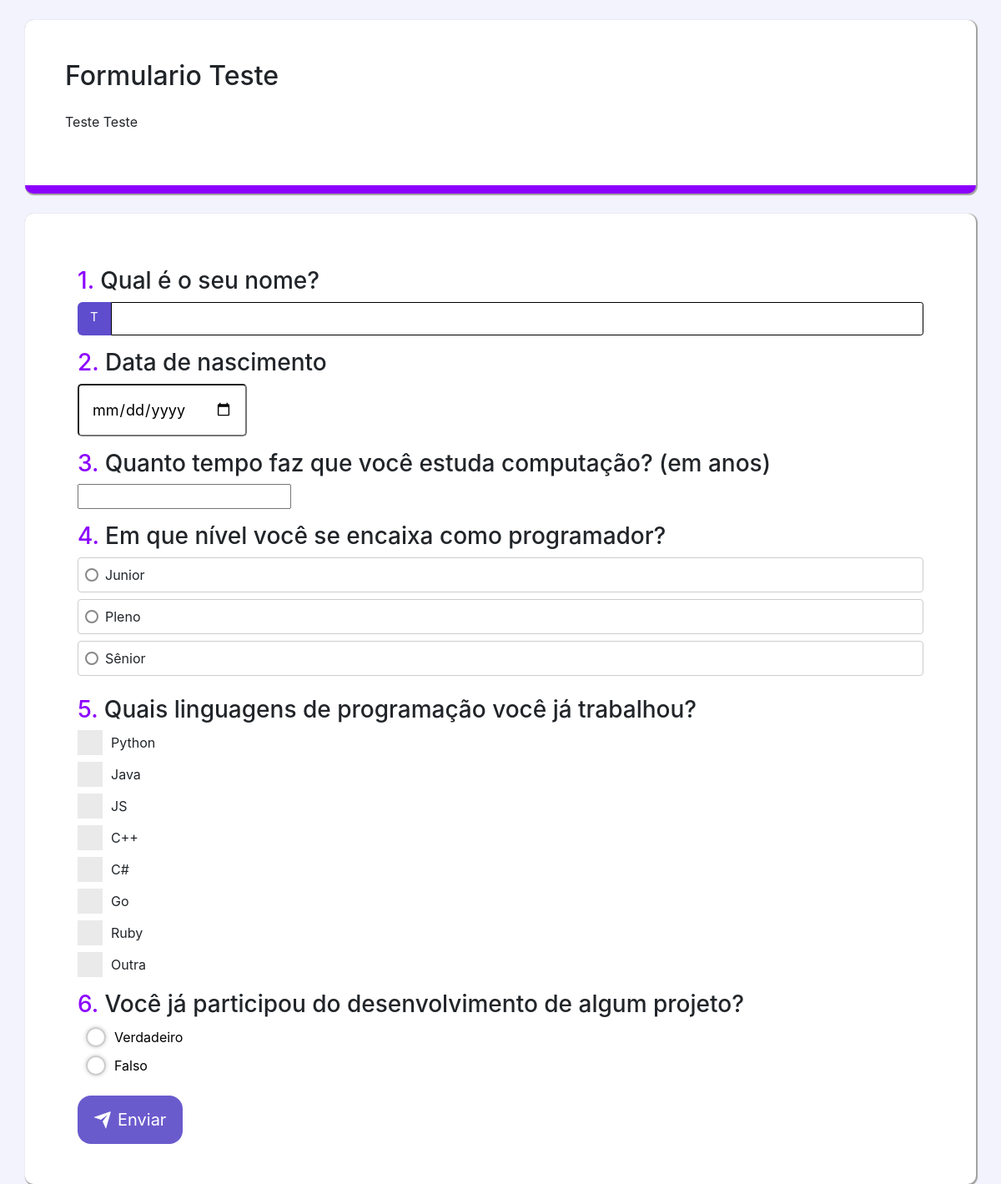
Screenshot of /formulario/responder_formulario/48/ with the database file from the repository.
### formulario/models.py (models this page shows, shortened)
class FormDinamico(models.Model):
    nome = models.CharField(max_length=60)
    descricao = models.CharField(max_length=500)
    data_criacao = models.DateField()
    user = models.ForeignKey(User, default=None, on_delete=models.CASCADE)

class Questao(models.Model):
    TIPOS_DE_QUESTAO = [
        ('escolha_unica', 'Escolha Única'),
        ('multipla_escolha', 'Escolha Múltipla'),
        ('texto', 'Texto'),
        ('true_false', 'Verdadeiro ou Falso'),
        ('data', 'Data'),
        ('numero', 'Número'),
    ]
    questao_texto = models.CharField(max_length=255)
    tipo = models.CharField(max_length=20, choices=TIPOS_DE_QUESTAO)
    formulario = models.ForeignKey(FormDinamico, on_delete=models.CASCADE)
    itens = models.JSONField(max_length=1000, blank=True, null=True)

### formulario/views.py (the view, shortened to what this page needs)
# urls.py: path('responder_formulario/<int:formulario_id>/', views.responder_formulario_view, name='responder_formulario'),
def responder_formulario_view(request, formulario_id):
    if request.method == 'GET':
        formulario = FormDinamico.objects.get(id=formulario_id)
        context = {
            'formulario_id': formulario.id,
            'nome': formulario.nome,
            'descricao': formulario.descricao,
            'questoes': [],
        }
        questoes = Questao.objects.filter(formulario_id=formulario.id)
        for questao in questoes:
            questao_dict = {}
            questao_dict['questao_id'] = questao.id
            questao_dict['questao_texto'] = questao.questao_texto
            questao_dict['tipo'] = questao.tipo
            if questao.tipo == 'escolha_unica' or questao.tipo == 'multipla_escolha':
                questao_dict['itens'] = json.loads(questao.itens)
            context['questoes'].append(questao_dict)
        return render(request, 'responder_formulario.html', context)

### formulario/templates/responder_formulario.html (shortened to what this page needs)
{% load static %}
<!DOCTYPE html>
<html lang="en">
<head>
    <link rel="stylesheet" href="https://stackpath.bootstrapcdn.com/bootstrap/4.5.2/css/bootstrap.min.css">
    <link rel="stylesheet" href="{% static 'formulario/responder_formulario.css' %}">
</head>
<body>
<div class="container mt-4 formulario p-5 container-titulo">
        <h2 class="mb-4 titulo">{{ nome }}</h2>
        <p>{{ descricao }}</p>
</div>
<div class="container mt-4 formulario p-5">
    <div class="container questoes">
        <form id="resposta" method="post" action="{% url 'responder_formulario' formulario_id=formulario_id%}">
            {% for questao in questoes %}
                <h3 class="mt-3"><span class="counter">{{ forloop.counter }}.</span> {{ questao.questao_texto }}</h3>
                {% if questao.tipo ==  'texto' %}
                    <div class="input-group input-group-sm mb-3">
                        <span class="span-text">T</span>
                        <input type="text" class="form-control input-text" name="resposta_{{ questao.questao_id }}" required>
                    </div>
                {% elif questao.tipo ==  'escolha_unica' %}
                <div class="radio-group">
                    {% for item in questao.itens %}
                        <label class="radio-label" for="{{ item }}">
                        <span class="radio-inner-circle"></span>
                        {{ item }}
                        </label>
                    {% endfor %}
                </div>
                {% elif questao.tipo ==  'multipla_escolha' %}
                    {% for item in questao.itens %}
                    <div class="form-check">
                        <div class="checkbox-wrapper">
                            <label class="terms-label" for="{{ item }}">
                              <span class="label-text">{{ item }}</span>
                            </label>
                          </div>
                    </div>
                    {% endfor %}
                {% elif questao.tipo ==  'data' %}
                    <input type="date" name="resposta_{{ questao.questao_id }}" id="data" class="input-date">
                {% elif questao.tipo ==  'true_false' %}
                    <label class="radio-button">
                        <span class="radio"></span>
                        Verdadeiro
                    </label>
                    <label class="radio-button">
                        <span class="radio"></span>
                        Falso
                    </label>
                {% elif questao.tipo ==  'numero' %}
                    <input type="number" name="resposta_{{ questao.questao_id }}">
                {% endif %}
            {% endfor %}
            <button type="submit" class="mt-4">
                <div class="svg-wrapper-1">
                  <div class="svg-wrapper">
                    <svg
                      xmlns="http://www.w3.org/2000/svg"
                      viewBox="0 0 24 24"
                      width="24"
                      height="24"
                    >
                      <path fill="none" d="M0 0h24v24H0z"></path>
                      <path
                        fill="currentColor"
                        d="M1.946 9.315c-.522-.174-.527-.455.01-.634l19.087-6.362c.529-.176.832.12.684.638l-5.454 19.086c-.15.529-.455.547-.679.045L12 14l6-8-8 6-8.054-2.685z"
                      ></path>
                    </svg>
                  </div>
                </div>
                <span>Enviar</span>
            </button>
        </form>
    </div>
</div>

### templates/static/formulario/responder_formulario.css (style rules this page uses)
body { background-color: #F3F3FE; }
.form-check { padding-left: 0; }
.counter { color: #8c00ff; }
.container-titulo { border-bottom: 10px solid #8c00ff; }
.formulario { background-color: white; border-radius: 10px; box-shadow: 1px 1px 1px 1px rgb(160, 160, 160); }
.input-group { display: flex; align-items: center; }
.input-text { min-height: 40px; width: 80%; padding: 0 1rem; color: #000; font-size: 15px; border: 1px solid black; border-radius: 6px 0 0 6px; background-color: transparent; }
.span-text { min-height: 40px; padding: .5em 1em; border: none; border-radius: 6px 0px 0 6px; background-color: #5e4dcd; color: #fff; font-size: 15px; cursor: pointer; transition: background-color .3s ease-in-out; }
.input-date { width: 20%; padding: 15px; color: #000; font-size: 18px; border-radius: 5px; background-color: #fff; }
button { font-family: inherit; font-size: 20px; background: hsl(248, 53%, 58%); color: white; padding: 0.7em 1em; padding-left: 0.9em; display: flex; align-items: center; border: none; border-radius: 16px; overflow: hidden; transition: all 0.2s; cursor: pointer; }
button span { display: block; margin-left: 0.3em; transition: all 0.3s ease-in-out; }
button svg { display: block; transform-origin: center center; transition: transform 0.3s ease-in-out; }
.checkbox-wrapper .terms-label { cursor: pointer; display: flex; align-items: center; }
.checkbox-wrapper .terms-label .label-text { margin-left: 10px; }
.checkbox-wrapper .checkbox-svg { width: 30px; height: 30px; }
.radio-group { display: flex; flex-direction: column; }
.radio-label { display: flex; align-items: center; padding: 0.5em; margin-bottom: 0.5em; background-color: #fff; border: 1px solid #ccc; border-radius: 4px; transition: background-color 0.2s, border-color 0.2s; }
.radio-inner-circle { display: inline-block; width: 1em; height: 1em; border: 2px solid #888; border-radius: 50%; margin-right: 0.5em; transition: border-color 0.2s; position: relative; }
.radio-button { display: flex; gap: 10px; justify-content:baseline; margin: 10px; position: relative; color: black; }
.radio { position: relative; display: inline-block; width: 24px; height: 24px; border-radius: 50%; border: 2px solid #ccc; box-shadow: 0px 0px 5px rgba(0, 0, 0, 0.2); transform: translateZ(-25px); transition: all 0.3s ease-in-out; }
.radio::before { position: absolute; content: ''; width: 10px; height: 10px; top: 5px; left: 5px; border-radius: 50%; background-color: #8c00ff; box-shadow: 0px 0px 10px rgba(0, 0, 0, 0.5); opacity: 0; transition: all 0.3s ease-in-out; }

### rows the page displays
FormDinamico: nome "Formulario Teste", descricao "Teste Teste"
Questao: questao_texto "Qual é o seu nome?"
Questao: questao_texto "Data de nascimento"
Questao: questao_texto "Quanto tempo faz que você estuda computação? (em anos)"
Questao: questao_texto "Em que nível você se encaixa como programador?", tipo "escolha_unica" (drawn)
Questao: questao_texto "Quais linguagens de programação você já trabalhou?", tipo "multipla_escolha" (drawn)
Questao: questao_texto "Você já participou do desenvolvimento de algum projeto?", tipo "true_false" (drawn)

### other values shown
{{ item }} "Junior" "Pleno" "Sênior"
{{ item }} "Python" "Java" "JS" "C++" "C#" "Go" "Ruby" "Outra"
